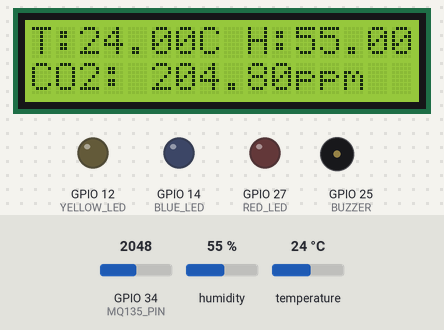
Recording of a sketch running on a simulated ESP32. Parts: 16×2 character LCD, output pins drawn as LEDs (lit = HIGH), buzzer (waves = sounding, pin HIGH). The test bench sets the inputs (shaded band); at power-on: humidity 55 %, temperature 24 °C, GPIO 34 (MQ135_PIN) = 2048. WiFi joins after 1.5 s; servers stay silent unless stated; uploads are accepted with an empty reply; web services answer with replies made up by the test bench; what the sketch prints to the serial monitor is not drawn.

Above: at 5.2 s.
5.3 s: humidity set to 69 %
At 10.6 s:
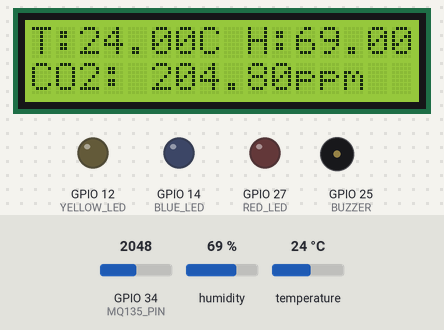
11.4 s: humidity set to 72 %
At 18.7 s:
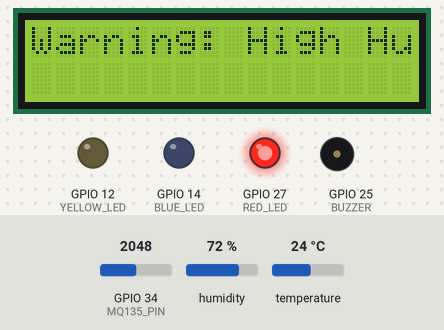
18.9 s: temperature set to 34.6 °C
At 23.66 s:
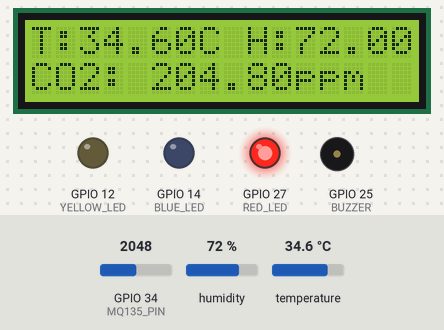
25.3 s: temperature set to 35.6 °C
At 32.7 s:
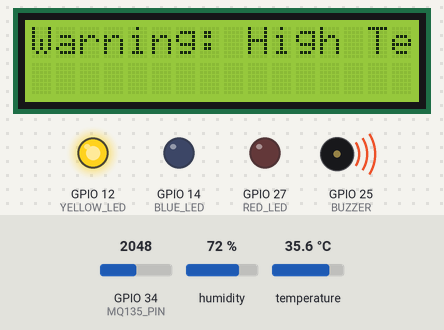
35.3 s: temperature set to 2 °C
41.4 s: GPIO 34 (MQ135_PIN) set to 2866
At 43.59 s:
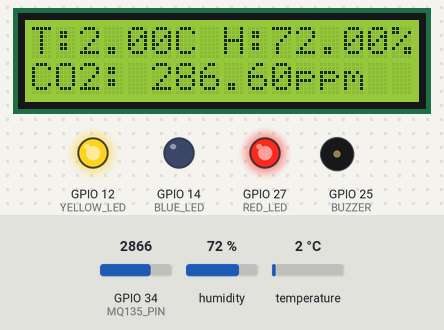
Timing chart, 0 to 53.3 s (numbered marks = the images above; inputs shaded):
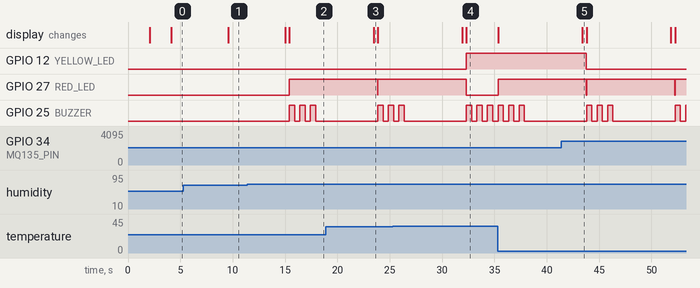

Measured:
- the behaviour switches between 70 and 71 % on humidity (found by bisection; images 1 and 2)
- the behaviour switches between 35 and 35.1 °C on temperature (found by bisection; images 3 and 4)
- after the input at 5.3 s, the display: changes after 4.3 s (image 1)
- after the input at 11.4 s, GPIO 27 (RED_LED): LOW → HIGH after 4.0 s; GPIO 25 (BUZZER): alternates HIGH for 0.50 s and LOW for 0.50 s, starting after 4.0 s; the display: first changes after 3.6 s (image 2 shows a later state)
- after the input at 18.9 s, the display: changes after 4.6 s (image 3)
- after the input at 25.3 s, GPIO 12 (YELLOW_LED): LOW → HIGH after 7.0 s; GPIO 27 (RED_LED): goes on until 32.3 s, then stays LOW; the display: first changes after 6.6 s (image 4 shows a later state)
- after the input at 41.4 s, the display: changes after 2.0 s (image 5)

The sketch:

sketch_jan31a.ino
```cpp
#include <WiFi.h>
#include <HTTPClient.h>
#include <Wire.h>
#include <LiquidCrystal_PCF8574.h>
#include "DHT.h"


#define WIFI_SSID "Xyz"
#define WIFI_PASSWORD "shrustimp24"


#define FIREBASE_HOST "https://real-time-monitoring-92f83-default-rtdb.asia-southeast1.firebasedatabase.app/"
#define FIREBASE_AUTH "VzOhp5j3VdCdH6VtUmBchzwtT5q125mD5a2DwkPZ"


const char* THINGSPEAK_API_KEY = "C5J1MLU1VY9BN0U5";
const char* THINGSPEAK_SERVER = "http://api.thingspeak.com";


#define DHTPIN 26
#define DHTTYPE DHT22
#define MQ135_PIN 34
#define BUZZER 25
#define RED_LED 27
#define YELLOW_LED 12
#define BLUE_LED 14


DHT dht(DHTPIN, DHTTYPE);
LiquidCrystal_PCF8574 lcd(0x27);


const float TEMP_THRESHOLD = 35.0;
const float HUMIDITY_THRESHOLD = 70.0;
const int CO2_THRESHOLD = 800;

void setup() {
  Serial.begin(9600);
  Wire.begin(21, 22);


  connectToWiFi();


  dht.begin();
  lcd.begin(16, 2);
  lcd.setBacklight(255);
  lcd.setCursor(0, 0);
  lcd.print("System Initializing");
  delay(2000);
  lcd.clear();


  pinMode(BUZZER, OUTPUT);
  pinMode(RED_LED, OUTPUT);
  pinMode(YELLOW_LED, OUTPUT);
  pinMode(BLUE_LED, OUTPUT);


  resetAlarms();
}

void loop() {

  float temperature = dht.readTemperature();
  float humidity = dht.readHumidity();
  int sensorValue = analogRead(MQ135_PIN);
  float co2_ppm = sensorValue / 10.0;

  if (isnan(temperature) || isnan(humidity)) {
    Serial.println("Failed to read from DHT sensor!");
    return;
  }

  Serial.print("Temp: "); Serial.print(temperature); Serial.print("°C  ");
  Serial.print("Humidity: "); Serial.print(humidity); Serial.print("%  ");
  Serial.print("CO2: "); Serial.print(co2_ppm); Serial.println(" ppm");

  lcd.setCursor(0, 0);
  lcd.print("T:"); lcd.print(temperature); lcd.print("C ");
  lcd.print("H:"); lcd.print(humidity); lcd.print("%");

  lcd.setCursor(0, 1);
  lcd.print("CO2: "); lcd.print(co2_ppm); lcd.print("ppm ");


  sendDataToFirebase(temperature, humidity, co2_ppm);


  sendDataToThingSpeak(temperature, humidity, co2_ppm);


  checkThresholds(temperature, humidity, co2_ppm);

  delay(5000);
}

void connectToWiFi() {
  Serial.print("Connecting to Wi-Fi");
  WiFi.begin(WIFI_SSID, WIFI_PASSWORD);
  int retry = 0;

  while (WiFi.status() != WL_CONNECTED && retry < 20) {
    Serial.print(".");
    delay(1000);
    retry++;
  }

  if (WiFi.status() == WL_CONNECTED) {
    Serial.println("\nConnected to Wi-Fi");
    Serial.print("IP Address: ");
    Serial.println(WiFi.localIP());
  } else {
    Serial.println("\nFailed to connect to Wi-Fi!");
  }
}

void sendDataToFirebase(float temperature, float humidity, float co2_ppm) {
  if (WiFi.status() != WL_CONNECTED) {
    Serial.println("WiFi Disconnected! Reconnecting...");
    connectToWiFi();
  }

  HTTPClient http;
  String firebaseUrl = String(FIREBASE_HOST) + "/SensorData.json?auth=" + FIREBASE_AUTH;

  String jsonData = "{\"Temperature\":" + String(temperature) +
                    ",\"Humidity\":" + String(humidity) +
                    ",\"CO2\":" + String(co2_ppm) + "}";

  http.begin(firebaseUrl);
  http.addHeader("Content-Type", "application/json");

  int httpResponseCode = http.PATCH(jsonData);
  Serial.print("Firebase Response Code: ");
  Serial.println(httpResponseCode);

  if (httpResponseCode != 200) {
    Serial.println("Error: Failed to update Firebase!");
  }

  http.end();
}

void sendDataToThingSpeak(float temperature, float humidity, float co2_ppm) {
  if (WiFi.status() != WL_CONNECTED) {
    Serial.println("WiFi Disconnected! Reconnecting...");
    connectToWiFi();
  }

  HTTPClient http;
  String thingspeakUrl = String(THINGSPEAK_SERVER) + "/update?api_key=" + THINGSPEAK_API_KEY +
                         "&field1=" + String(temperature) +
                         "&field2=" + String(humidity) +
                         "&field3=" + String(co2_ppm);

  http.begin(thingspeakUrl);
  int httpResponseCode = http.GET();

  Serial.print("ThingSpeak Response Code: ");
  Serial.println(httpResponseCode);

  if (httpResponseCode != 200) {
    Serial.println("Error: Failed to update ThingSpeak!");
  }

  http.end();
}

void checkThresholds(float temperature, float humidity, float co2_ppm) {

  resetAlarms();

  if (temperature > TEMP_THRESHOLD) {
    lcd.clear();
    lcd.print("Warning: High Temp");
    Serial.println("ALERT: High Temperature!");
    digitalWrite(YELLOW_LED, HIGH);
    triggerAlarm();
  }

  if (humidity > HUMIDITY_THRESHOLD) {
    lcd.clear();
    lcd.print("Warning: High Humid");
    Serial.println("ALERT: High Humidity!");
    digitalWrite(RED_LED, HIGH);
    triggerAlarm();
  }

  if (co2_ppm > CO2_THRESHOLD) {
    lcd.clear();
    lcd.print("CO2 Level High!");
    Serial.println("ALERT: High CO2!");
    digitalWrite(BLUE_LED, HIGH);
    triggerAlarm();
  }
}

void triggerAlarm() {
  for (int i = 0; i < 3; i++) {
    digitalWrite(BUZZER, HIGH);
    delay(500);
    digitalWrite(BUZZER, LOW);
    delay(500);
  }
}

void resetAlarms() {
  digitalWrite(BUZZER, LOW);
  digitalWrite(RED_LED, LOW);
  digitalWrite(YELLOW_LED, LOW);
  digitalWrite(BLUE_LED, LOW);
}
```
